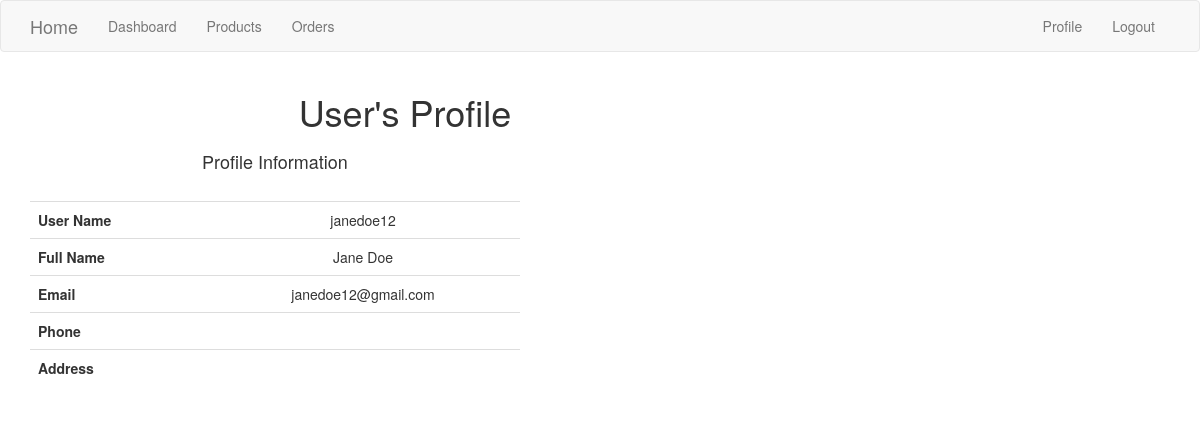
/user/janedoe12 (signed in), run on the app's committed database.
### app/models.py (models this page shows, shortened)
class User(UserMixin, db.Model):
    __tablename__ = "user"
    id = db.Column(db.Integer, primary_key=True)
    first_name = db.Column(db.String(64), index=True, unique=True)
    last_name = db.Column(db.String(64), index=True, unique=True)
    username = db.Column(db.String(64), index=True, unique=True)
    email = db.Column(db.String(120), index=True, unique=True)
    password_hash = db.Column(db.String(128))

### app/main/routes.py (the view)
@bp.route('/user/<username>')
@login_required
def user(username):
    user = User.query.filter_by(username=username).first_or_404()
    return render_template('user.html', user=user)

### app/models.py (called while the page is built)
@login.user_loader
def load_user(id):
    return User.query.get(int(id))

### app/templates/user.html
{% extends "base.html" %}
{% block content %}
    <div class="container my-4">
        <div class="row align-items-start">
          <div class="col-md-8">
            <div class="card">
              <div class="card-header">
                <h1 class="text-center">User's Profile</h1>
              </div>
              <div class="card-body">
                <div class="row">
                  <div class="col-md-8">
                    <div class="card text-center p-3">
                      <h4>Profile Information</h4>
                      <br />
                      <table class="table bg-white table-borderless">
                        <tbody>
                          <tr>
                            <th scope="col">User Name</th>
                            <td scope="col">{{ user.username }}</td>
                          </tr>
                          <tr>
                            <th scope="col">Full Name</th>
                            <td scope="col">
                              {{ user.first_name }} {{user.last_name}}
                            </td>
                          </tr>
                          <tr>
                            <th scope="row">Email</th>
                            <td>{{ user.email }}</td>
                          </tr>
                          <tr>
                            <th scope="row">Phone</th>
                            <td>{{ user.name}}</td>
                          </tr>
                          <tr>
                            <th scope="row">Address</th>
                            <td>{{ user.name }}</td>
                          </tr>
                        </tbody>
                      </table>
                    </div>
                  </div>
                  <div class="col-md-4">
                  </div>
                </div>
              </div>
            </div>
          </div>
        </div>
      </div>
{% endblock %}

### app/static/css/styles.css (style rules this page uses)
:root { scroll-behavior: smooth; }
body { font-family: "Open Sans", sans-serif; color: #444444; }
h1, h2, h3, h4, h5, h6 { font-family: "Nunito", sans-serif; }

### data on the page
User: username "janedoe12", first_name "Jane", last_name "Doe", email "janedoe12@gmail.com"
